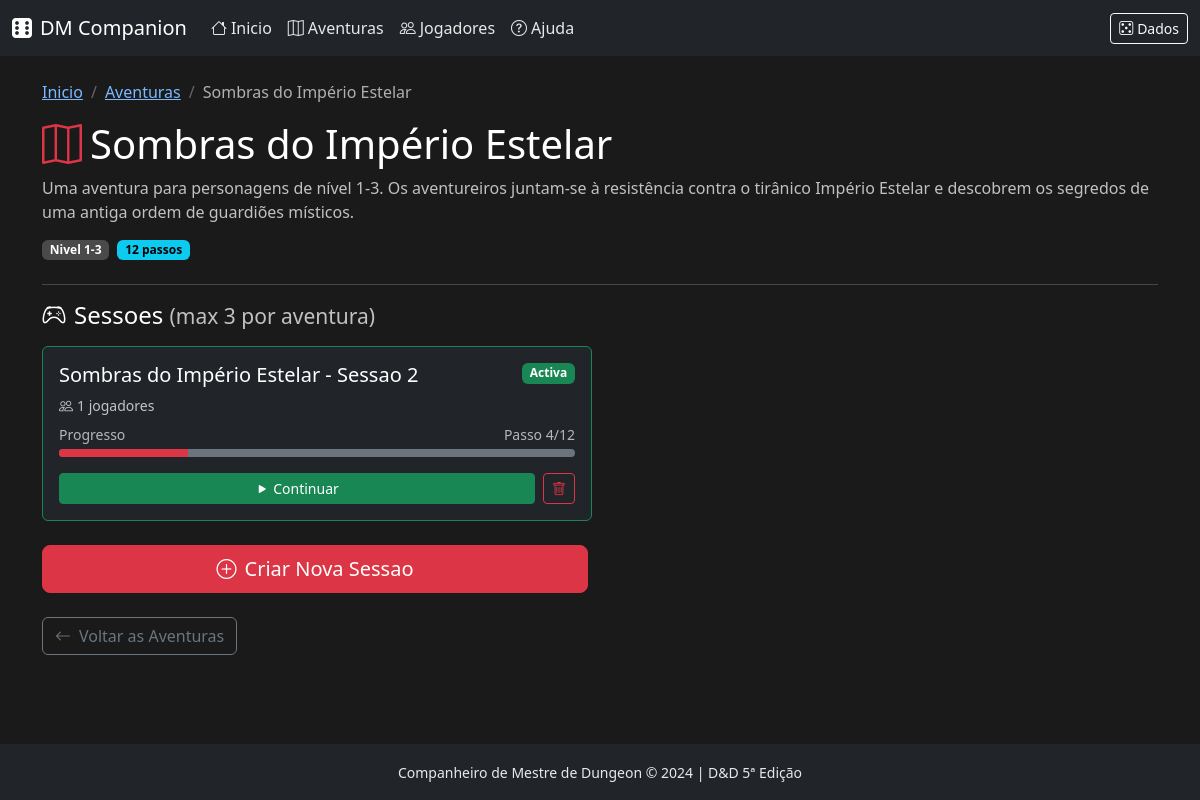
/aventura/sombras-do-imperio-estelar/iniciar, run on an earlier commit of the app's database.
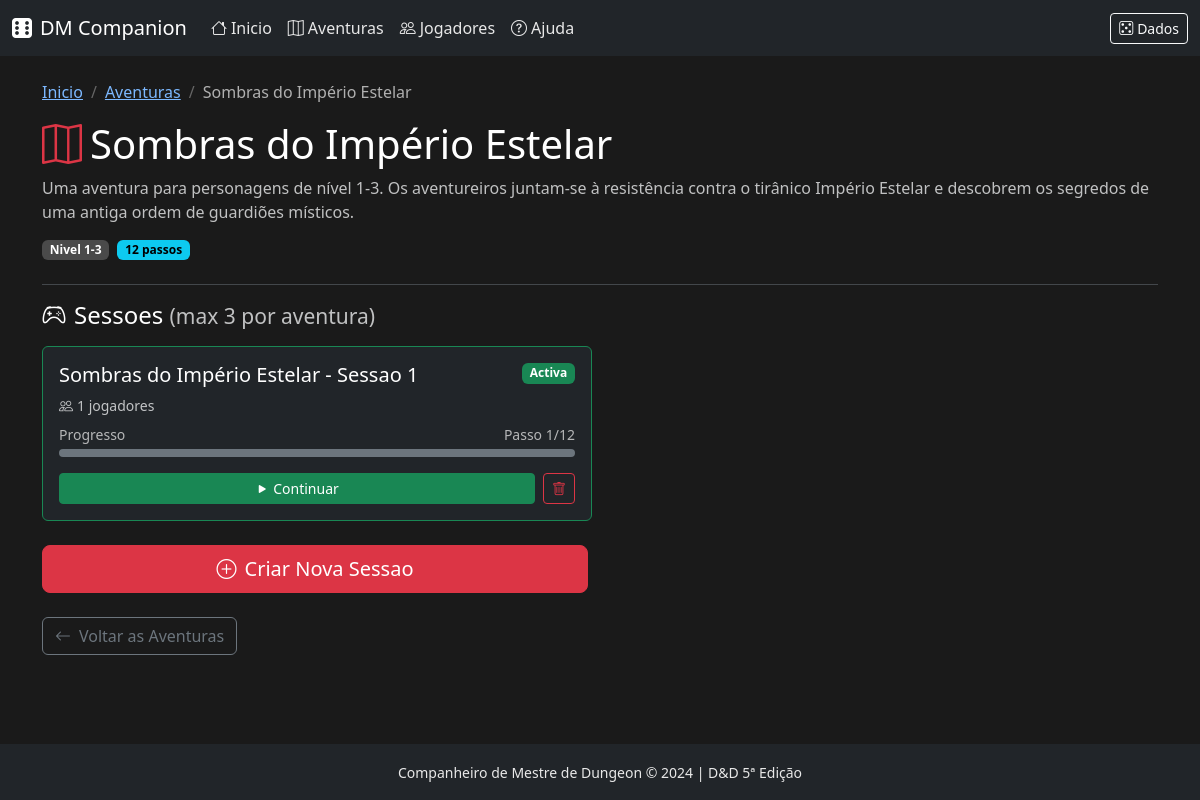
And on a later commit of the database.
### app/models/session.py (models this page shows, shortened)
class GameSession(db.Model):
    __tablename__ = 'game_sessions'
    id = db.Column(db.Integer, primary_key=True)
    nome = db.Column(db.String(200), nullable=False)
    quest_id = db.Column(db.String(100), nullable=True)  # Referencia ao JSON da aventura
    passo_atual = db.Column(db.Integer, default=1)
    estado = db.Column(db.String(50), default='activa')  # activa, pausada, terminada
    criado_em = db.Column(db.DateTime, default=datetime.utcnow)
    atualizado_em = db.Column(db.DateTime, default=datetime.utcnow, onupdate=datetime.utcnow)
    notas = db.Column(db.Text, default='')
    sessao_iniciada_em = db.Column(db.DateTime, nullable=True)
    sessao_pausada_em = db.Column(db.DateTime, nullable=True)
    tempo_total_segundos = db.Column(db.Integer, default=0)  # Tempo acumulado de jogo
    tempo_jogo_inicio = db.Column(db.String(50), default="08:00")  # HH:MM formato
    tempo_jogo_atual = db.Column(db.String(50), default="08:00")
    dia_jogo_atual = db.Column(db.Integer, default=1)
    turnos_exploracao_total = db.Column(db.Integer, default=0)  # Turnos de 10 minutos
    ultimo_descanso_curto = db.Column(db.DateTime, nullable=True)  # 1 hora
    ultimo_descanso_longo = db.Column(db.DateTime, nullable=True)  # 8 horas
    jogadores = db.relationship(
        'SessionPlayer',
        backref='sessao',
        lazy='dynamic',
        cascade='all, delete-orphan'
    )
    combate = db.relationship(
        'SessionCombat',
        backref='sessao',
        uselist=False,
        cascade='all, delete-orphan'
    )
    @classmethod
    def count_for_quest(cls, quest_id):
        return cls.query.filter_by(quest_id=quest_id).filter(
            cls.estado.in_(['activa', 'pausada'])
        ).count()
    @classmethod
    def get_for_quest(cls, quest_id):
        return cls.query.filter_by(quest_id=quest_id).order_by(
            cls.atualizado_em.desc()
        ).all()
    @classmethod
    def can_create_for_quest(cls, quest_id):
        return cls.count_for_quest(quest_id) < 3

### app/routes/quest.py (the view)
@quest_bp.route('/<quest_id>/iniciar')
def start_quest(quest_id):
    loader = QuestLoader()
    quest = loader.get_quest(quest_id)
    if not quest:
        abort(404)
    sessions = session_service.get_sessions_for_quest(quest_id)
    can_create = session_service.can_create_session_for_quest(quest_id)
    return render_template('quest/start.html',
                           quest=quest,
                           sessions=sessions,
                           can_create=can_create)

### app/services/quest_loader.py (called while the page is built)
    def _get_quests_folder(self) -> str:
        return current_app.config.get('QUESTS_FOLDER', 'app/data/quests')

    def get_quest(self, quest_id: str) -> Quest | None:
        if quest_id in self._quests_cache:
            return self._quests_cache[quest_id]
        quests_folder = self._get_quests_folder()
        filepath = os.path.join(quests_folder, f'{quest_id}.json')
        if not os.path.exists(filepath):
            return None
        with open(filepath, 'r', encoding='utf-8') as f:
            data = json.load(f)
        quest = self._parse_quest(quest_id, data)
        self._quests_cache[quest_id] = quest
        return quest

### app/services/session_service.py (called while the page is built)
    def get_sessions_for_quest(self, quest_id):
        return GameSession.get_for_quest(quest_id)

    def can_create_session_for_quest(self, quest_id):
        return GameSession.can_create_for_quest(quest_id)

### app/templates/quest/start.html (shortened to what this page needs)
{% extends "base.html" %}
{% block content %}
<div class="container py-4">
    <div class="row mb-4">
        <div class="col">
            <nav aria-label="breadcrumb">
                <ol class="breadcrumb">
                    <li class="breadcrumb-item"><a href="{{ url_for('main.index') }}">Inicio</a></li>
                    <li class="breadcrumb-item"><a href="{{ url_for('quest.list_quests') }}">Aventuras</a></li>
                    <li class="breadcrumb-item active">{{ quest.titulo }}</li>
                </ol>
            </nav>
            <h1><i class="bi bi-map me-2 text-danger"></i>{{ quest.titulo }}</h1>
            <p class="text-light opacity-75">{{ quest.descricao }}</p>
            <div class="d-flex gap-2">
                <span class="badge bg-secondary">Nivel {{ quest.nivel_min }}-{{ quest.nivel_max }}</span>
                <span class="badge bg-info">{{ quest.passos|length }} passos</span>
            </div>
        </div>
    </div>
    <hr class="border-secondary">
    <div class="row mb-4">
        <div class="col">
            <h4 class="mb-3">
                <i class="bi bi-controller me-2"></i>Sessoes
                <small class="text-light opacity-75">(max 3 por aventura)</small>
            </h4>
            {% if sessions %}
            <div class="row g-3">
                {% for s in sessions %}
                {% set total_steps = quest.passos|length %}
                {% set progress = ((s.passo_atual - 1) / total_steps * 100)|int if total_steps > 0 else 0 %}
                <div class="col-md-6">
                    <div class="card bg-dark border-{{ 'success' if s.estado == 'activa' else 'warning' if s.estado == 'pausada' else 'secondary' }} session-card">
                        <div class="card-body">
                            <div class="d-flex justify-content-between align-items-start mb-2">
                                <h5 class="card-title mb-0">{{ s.nome }}</h5>
                                <span class="badge bg-{{ 'success' if s.estado == 'activa' else 'warning' if s.estado == 'pausada' else 'secondary' }}">
                                    {{ s.estado|capitalize }}
                                </span>
                            </div>
                            <p class="card-text text-light opacity-75 small mb-2">
                                <i class="bi bi-people me-1"></i>{{ s.jogadores.count() }} jogadores
                            </p>
                            <div class="mb-3">
                                <div class="d-flex justify-content-between small text-light opacity-75 mb-1">
                                    <span>Progresso</span>
                                    <span>Passo {{ s.passo_atual }}/{{ total_steps }}</span>
                                </div>
                                <div class="progress progress-bar-custom bg-secondary">
                                    <div class="progress-bar bg-danger" style="width: {{ progress }}%"></div>
                                </div>
                            </div>
                            <div class="d-flex gap-2">
                                {% if s.jogadores.count() > 0 %}
                                <a href="{{ url_for('quest.step', quest_id=quest.id, step_id=s.passo_atual, session_id=s.id) }}"
                                   class="btn btn-success btn-sm flex-grow-1">
                                    <i class="bi bi-play-fill me-1"></i>Continuar
                                </a>
                                {% else %}
                                <a href="{{ url_for('quest.select_characters', quest_id=quest.id, session_id=s.id) }}"
                                   class="btn btn-primary btn-sm flex-grow-1">
                                    <i class="bi bi-people me-1"></i>Escolher Personagens
                                </a>
                                {% endif %}
                                <form action="{{ url_for('quest.delete_quest_session', quest_id=quest.id, session_id=s.id) }}" method="POST" class="d-inline">
                                    <button type="submit" class="btn btn-outline-danger btn-sm"
                                            onclick="return confirm('Tens a certeza que queres apagar esta sessao?')">
                                        <i class="bi bi-trash"></i>
                                    </button>
                                </form>
                            </div>
                        </div>
                    </div>
                </div>
                {% endfor %}
            </div>
            {% else %}
            <div class="alert alert-secondary">
                <i class="bi bi-info-circle me-2"></i>
                Ainda nao tens sessoes para esta aventura.
            </div>
            {% endif %}
        </div>
    </div>
    <div class="row mb-4">
        <div class="col-md-6">
            {% if can_create %}
            <form action="{{ url_for('quest.create_quest_session', quest_id=quest.id) }}" method="POST">
                <button type="submit" class="btn btn-danger btn-lg w-100">
                    <i class="bi bi-plus-circle me-2"></i>Criar Nova Sessao
                </button>
            </form>
            {% endif %}
        </div>
    </div>
    <div class="mt-4">
        <a href="{{ url_for('quest.list_quests') }}" class="btn btn-outline-secondary">
            <i class="bi bi-arrow-left me-2"></i>Voltar as Aventuras
        </a>
    </div>
</div>
{% endblock %}

### app/templates/base.html (shortened to what this page needs)
<!DOCTYPE html>
<html lang="pt-PT">
<head>
    <link href="https://cdn.jsdelivr.net/npm/bootstrap@5.3.2/dist/css/bootstrap.min.css" rel="stylesheet">
    <link href="https://cdn.jsdelivr.net/npm/bootstrap-icons@1.11.1/font/bootstrap-icons.css" rel="stylesheet">
    <link href="{{ url_for('static', filename='css/style.css') }}" rel="stylesheet">
</head>
<body class="d-flex flex-column min-vh-100">
    <nav class="navbar navbar-expand-lg navbar-dark bg-dark">
        <div class="container-fluid">
            <a class="navbar-brand" href="{{ url_for('main.index') }}">
                <i class="bi bi-dice-6-fill me-2"></i>DM Companion
            </a>
            <div class="collapse navbar-collapse" id="navbarNav">
                <ul class="navbar-nav me-auto">
                    <li class="nav-item">
                        <a class="nav-link" href="{{ url_for('main.index') }}">
                            <i class="bi bi-house me-1"></i>Inicio
                        </a>
                    </li>
                    <li class="nav-item">
                        <a class="nav-link" href="{{ url_for('quest.list_quests') }}">
                            <i class="bi bi-map me-1"></i>Aventuras
                        </a>
                    </li>
                    <li class="nav-item">
                        <a class="nav-link" href="{{ url_for('main.characters') }}">
                            <i class="bi bi-people me-1"></i>Jogadores
                        </a>
                    </li>
                    <li class="nav-item">
                        <a class="nav-link" href="{{ url_for('main.help_page') }}">
                            <i class="bi bi-question-circle me-1"></i>Ajuda
                        </a>
                    </li>
                </ul>
                <div class="d-flex align-items-center">
                    <button class="btn btn-outline-light btn-sm" data-bs-toggle="modal" data-bs-target="#diceModal" title="Lancar Dados">
                        <i class="bi bi-dice-5 me-1"></i>Dados
                    </button>
                </div>
            </div>
        </div>
    </nav>
    <main class="flex-grow-1">
        {% block content %}{% endblock %}
    </main>
    <footer class="bg-dark text-light py-3 mt-auto">
        <div class="container text-center">
            <small>Companheiro de Mestre de Dungeon &copy; 2024 | D&D 5ª Edição</small>
        </div>
    </footer>
</body>
</html>

### app/static/css/style.css (style rules this page uses)
:root { --dnd-red: #dc3545; --dnd-gold: #ffc107; --dnd-dark: #212529; --dnd-parchment: #fdf1dc; }
body { background-color: #1a1a1a; color: #f5f5f5; }
.card { background-color: #2a2a2a; border-color: #555; color: #f5f5f5; }
.card-body, .card-header, .card-footer { color: #f5f5f5; }
a { color: #7cb8ff; }
h1, h2, h3, h4, h5, h6 { color: #ffffff; }
p, li, span, small { color: #e8e8e8; }
.breadcrumb { background: transparent; padding: 0; }
.breadcrumb-item + .breadcrumb-item::before { color: #666; }
.btn-danger { background-color: var(--dnd-red); border-color: var(--dnd-red); }
hr { border-color: #444; opacity: 0.5; }
.badge { font-weight: 600; }
.badge.bg-secondary { background-color: #4a4a4a !important; color: #ffffff !important; }
.badge.bg-info { background-color: #0dcaf0 !important; color: #000000 !important; }
.navbar-dark .navbar-nav .nav-link { color: #e8e8e8; }
.breadcrumb-item a { color: #7cb8ff; }
.breadcrumb-item.active { color: #b0b0b0; }
.card .card-title { color: #ffffff; }
.card .card-text { color: #d0d0d0; }

### app/templates/quest/start.html (style rules this page uses)
.session-card { transition: transform 0.2s; }
.progress-bar-custom { height: 8px; border-radius: 4px; }

What changed in the data, as far as the page shows it:
no longer on this page (row edited): GameSession: nome "Sombras do Império Estelar - Sessao 2", estado "Activa", jogadores.count "1", passo_atual "4", total_steps "12", {{ progress }} 25 (drawn)
added GameSession: nome "Sombras do Império Estelar - Sessao 1", estado "Activa", jogadores.count "1", passo_atual "1", total_steps "12"
